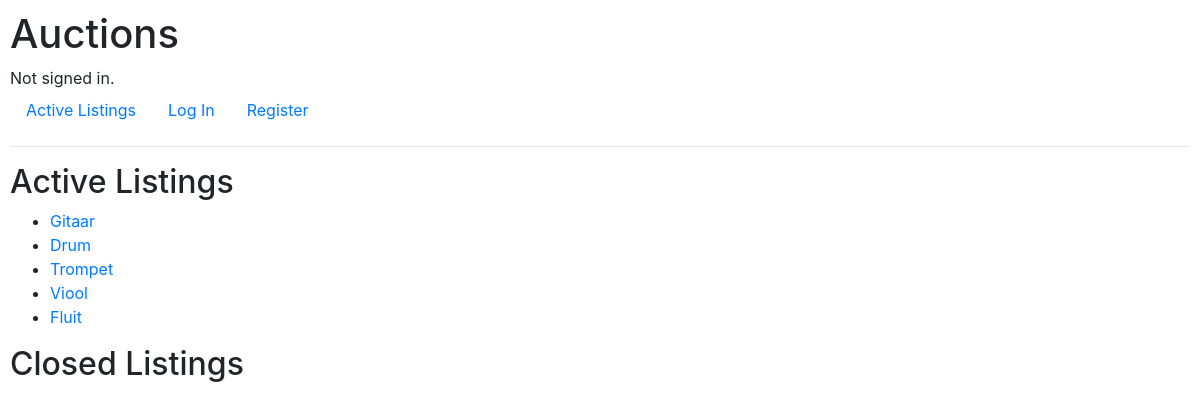
The app's page /, older data.
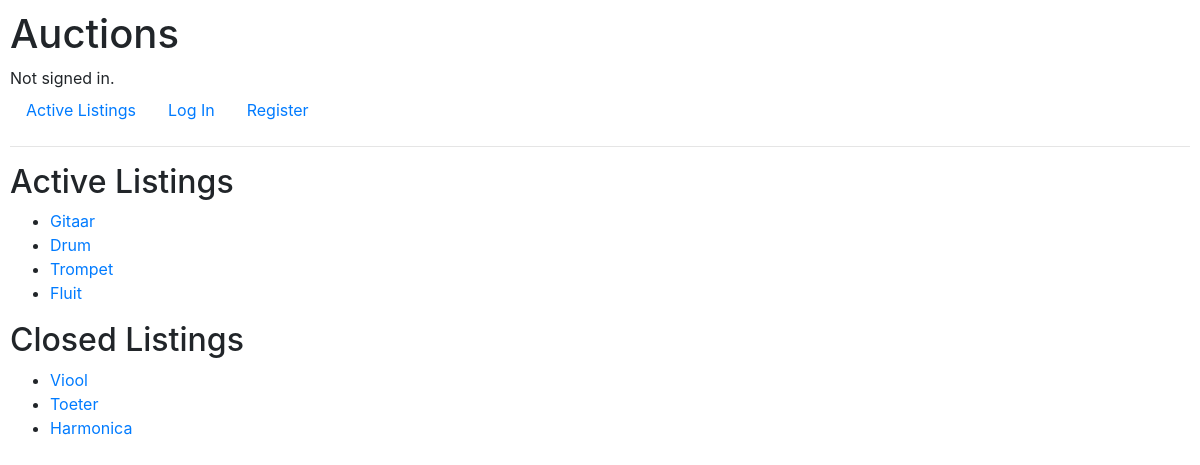
The same page, newer data.
### auctions/models.py (models this page shows, shortened)
class Listing(models.Model):
    id = models.IntegerField(primary_key=True)
    name = models.CharField(max_length=64)
    user = models.ForeignKey(User, on_delete=models.CASCADE, related_name="listings", default=1)
    description = models.CharField(max_length=256)
    starting_bid = models.IntegerField()
    image_url = models.CharField(blank=True, max_length=256)
    category = models.CharField(max_length=64, blank=True)
    active = models.BooleanField(default=True)
    watched_by = models.ManyToManyField('User', related_name='watchlist')

### auctions/views.py (the view)
# urls.py: path("", views.index, name="index"),
def index(request):
    listings_db = Listing.objects.all()
    active_listings = []
    closed_listings = []
    for row in listings_db:
        if row.active:
            active_listings.append(model_to_dict(row))
        else:
            closed_listings.append(model_to_dict(row))
    return render(request, "auctions/index.html", {'active_listings': active_listings,
                                                   'closed_listings': closed_listings
                                                   })

### auctions/templates/auctions/index.html
{% extends "auctions/layout.html" %}
{% block body %}
    <h2>Active Listings</h2>
    <ul>
        {% for listing in active_listings %}
            <li><a href="{% url 'listing' listing.id %}">{{ listing.name }}</a></li>
        {% endfor %}
    </ul>
    <h2>Closed Listings</h2>
    <ul>
        {% for listing in closed_listings %}
            <li><a href="{% url 'listing' listing.id %}">{{ listing.name }}</a></li>
        {% endfor %}
    </ul>
{% endblock %}

Row changes from the older to the newer data that the page shows:
added Listing: name "Toeter"
added Listing: name "Harmonica"
Text that changed along with them:
new list line: "Viool"
list line gone: "Viool"
